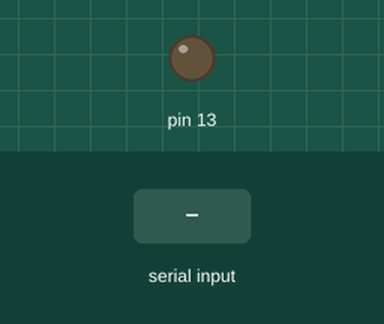
A sketch run on a simulated Arduino Uno, built with avr-gcc and run on an emulated ATmega328P. Parts: output pins drawn as LEDs (lit = HIGH). Inputs (shaded band) come from the test bench.

Above: at 1.2 s.
1.3 s: byte 30 received over Serial
At 1.42 s:
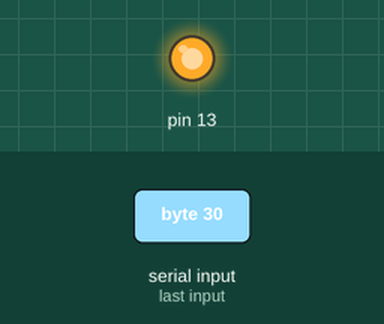
Timing chart, 0 to 4.3 s (numbered marks = the images above; inputs shaded):
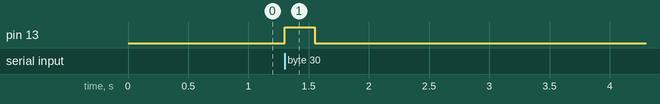

Measured:
- after the input at 1.3 s, pin 13: LOW → HIGH at once, → LOW 0.25 s later

The sketch:

test_receptor.ino
```cpp
int count,character;

void setup() {
  // put your setup code here, to run once:
  Serial.begin(115200);
  pinMode(13,OUTPUT);
}

void loop() {
  if(Serial.available()){
    count = 1;
    character = Serial.read();
    while(Serial.available()){
      character = Serial.read();
      count++;
    }
    for(int i = 0;i<count;i++){
      digitalWrite(13,HIGH);
      delay(250);
      digitalWrite(13,LOW);
      delay(250);
    }
  }
}
```
